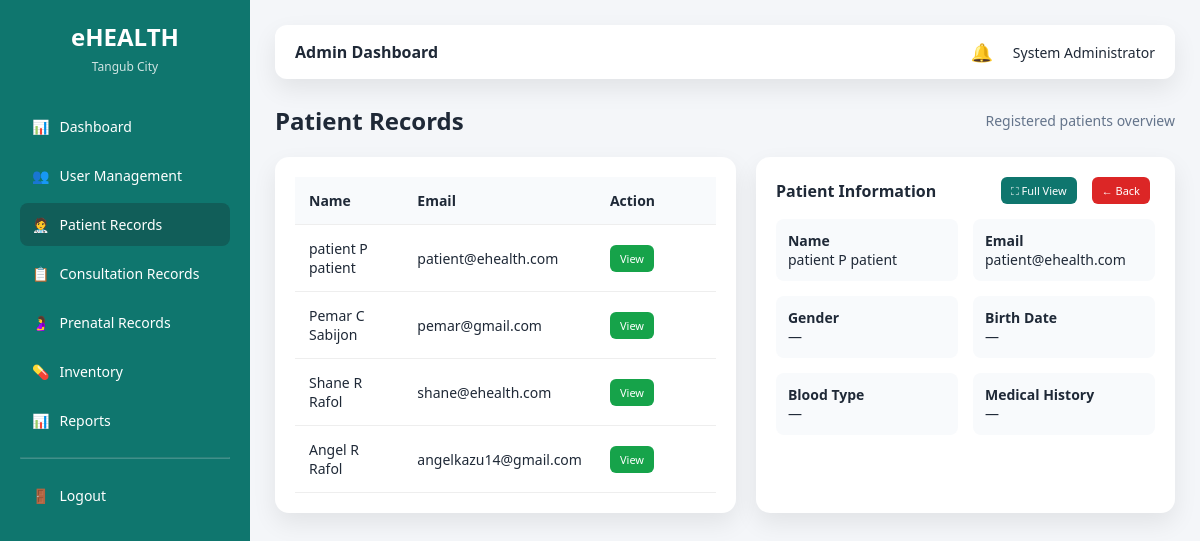
Page /admin/patients.php?view=11 (signed in) on the committed database.
### tables this page shows
CREATE TABLE `users` (
  `user_id` int(11) NOT NULL,
  `full_name` varchar(100) NOT NULL,
  `email` varchar(100) NOT NULL,
  `password` varchar(255) NOT NULL,
  `role` enum('admin','staff','doctor','patient') NOT NULL,
  `status` enum('active','inactive') DEFAULT 'active',
  `created_at` timestamp NOT NULL DEFAULT current_timestamp()
);

CREATE TABLE `patients` (
  `patient_id` int(11) NOT NULL,
  `user_id` int(11) NOT NULL,
  `date_of_birth` date DEFAULT NULL,
  `gender` enum('male','female') DEFAULT NULL,
  `address` text DEFAULT NULL,
  `contact_number` varchar(20) DEFAULT NULL,
  `is_pregnant` tinyint(1) DEFAULT 0,
  `birth_date` date DEFAULT NULL,
  `blood_type` varchar(5) DEFAULT NULL,
  `medical_history` text DEFAULT NULL,
  `height` varchar(20) DEFAULT NULL,
  `weight` varchar(20) DEFAULT NULL
);

### admin/patients.php (the view, shortened to what this page needs)
<?php
require_once "../config/database.php";
$patients = mysqli_query($conn, "
    SELECT u.user_id, u.full_name, u.email
    FROM users u
    WHERE u.role = 'patient'
    ORDER BY u.created_at DESC
");
$viewId = $_GET['view'] ?? null;
$fullView = isset($_GET['full']) && $viewId;
$patient = null;
if ($viewId) {
    $stmt = $conn->prepare("
        SELECT u.full_name, u.email, p.gender, p.birth_date, p.blood_type, p.medical_history
        FROM users u
        LEFT JOIN patients p ON u.user_id = p.user_id
        WHERE u.user_id = ?
    ");
    $stmt->bind_param("i", $viewId);
    $stmt->execute();
    $patient = $stmt->get_result()->fetch_assoc();
}
?>
<!DOCTYPE html>
<html>
<head>
    <link rel="stylesheet" href="../assets/css/ui.css">
</head>
<body>
<div class="layout">
<?php require_once "../layouts/sidebar.php"; ?>
<main class="main">
<?php require_once "../layouts/topbar.php"; ?>
<div class="page-header">
    <h2>Patient Records</h2>
    <p style="color:#64748b;font-size:14px;">Registered patients overview</p>
</div>
<div class="split">
<?php if (!$fullView): ?>
<div class="card">
<table>
<thead>
<tr>
    <th>Name</th>
    <th>Email</th>
    <th style="width:120px;">Action</th>
</tr>
</thead>
<tbody>
<?php while ($p = mysqli_fetch_assoc($patients)): ?>
<tr>
    <td><?= htmlspecialchars($p['full_name']) ?></td>
    <td><?= htmlspecialchars($p['email']) ?></td>
    <td>
        <a href="?view=<?= $p['user_id'] ?>" class="btn btn-success btn-sm">View</a>
    </td>
</tr>
<?php endwhile; ?>
</tbody>
</table>
</div>
<?php endif; ?>
<?php if ($patient): ?>
<div class="card">
<div class="detail-header">
    <strong>Patient Information</strong>
    <div class="actions">
        <?php if (!$fullView): ?>
            <a href="?view=<?= $viewId ?>&full=1" class="btn btn-primary btn-sm">⛶ Full View</a>
        <?php endif; ?>
        <a href="patients.php" class="btn btn-danger btn-sm">← Back</a>
    </div>
</div>
<div class="detail-grid">
    <div class="detail-box"><strong>Name</strong><br><?= htmlspecialchars($patient['full_name']) ?></div>
    <div class="detail-box"><strong>Email</strong><br><?= htmlspecialchars($patient['email']) ?></div>
    <div class="detail-box"><strong>Gender</strong><br><?= $patient['gender'] ?? '—' ?></div>
    <div class="detail-box"><strong>Birth Date</strong><br><?= $patient['birth_date'] ?? '—' ?></div>
    <div class="detail-box"><strong>Blood Type</strong><br><?= $patient['blood_type'] ?? '—' ?></div>
    <div class="detail-box"><strong>Medical History</strong><br><?= nl2br($patient['medical_history'] ?? '—') ?></div>
</div>
</div>
<?php endif; ?>
</div>
</main>
</div>
</body>
</html>

### assets/css/ui.css (style rules this page uses)
:root { --primary: #0f766e; --primary-dark: #115e59; --background: #f4f6f9; --card-bg: #ffffff; --text-dark: #1f2937; --accent: #f59e0b; --danger: #dc2626; --success: #16a34a; --shadow: 0 10px 25px rgba(0,0,0,0.08); }
* { margin: 0; padding: 0; box-sizing: border-box; font-family: "Segoe UI", Tahoma, sans-serif; }
a { text-decoration: none; }
body { background: var(--background); color: var(--text-dark); }
.btn-primary { background: var(--primary); color: #fff; border: none; padding: 10px 16px; border-radius: 8px; cursor: pointer; transition: 0.2s ease; }
.btn-danger { background: var(--danger); color: #fff; border: none; padding: 10px 16px; border-radius: 8px; cursor: pointer; transition: 0.2s ease; }
.btn { padding: 6px 10px; border-radius: 6px; font-size: 12px; text-decoration: none; margin-right: 5px; display: inline-block; }
.btn-success { background: #16a34a; color: #fff; }
.btn-danger { background: #dc2626; color: #fff; }
.btn-sm { font-size: 11px; }
.layout { display: flex; min-height: 100vh; }
.main { flex: 1; padding: 25px; background: var(--background); overflow-y: auto; }
.page-header { display: flex; justify-content: space-between; align-items: center; margin-bottom: 20px; }
.card { background: #ffffff; padding: 20px; border-radius: 14px; box-shadow: var(--shadow); }
table { width: 100%; border-collapse: collapse; }
table th, table td { padding: 14px; border-bottom: 1px solid #eee; text-align: left; font-size: 14px; }
table th { background: #f8fafc; font-weight: 600; }

### rows in the picture
users: full_name "patient P patient", email "patient@ehealth.com"
users: full_name "Pemar C Sabijon", email "pemar@gmail.com"
users: full_name "Shane R Rafol", email "shane@ehealth.com"
users: full_name "Angel R Rafol", email "angelkazu14@gmail.com"
patients: user.full_name "patient P patient", user.email "patient@ehealth.com", gender "—", birth_date "—", blood_type "—", medical_history "—"

### other values in the picture
$role "Admin"
$full_name "System Administrator"
